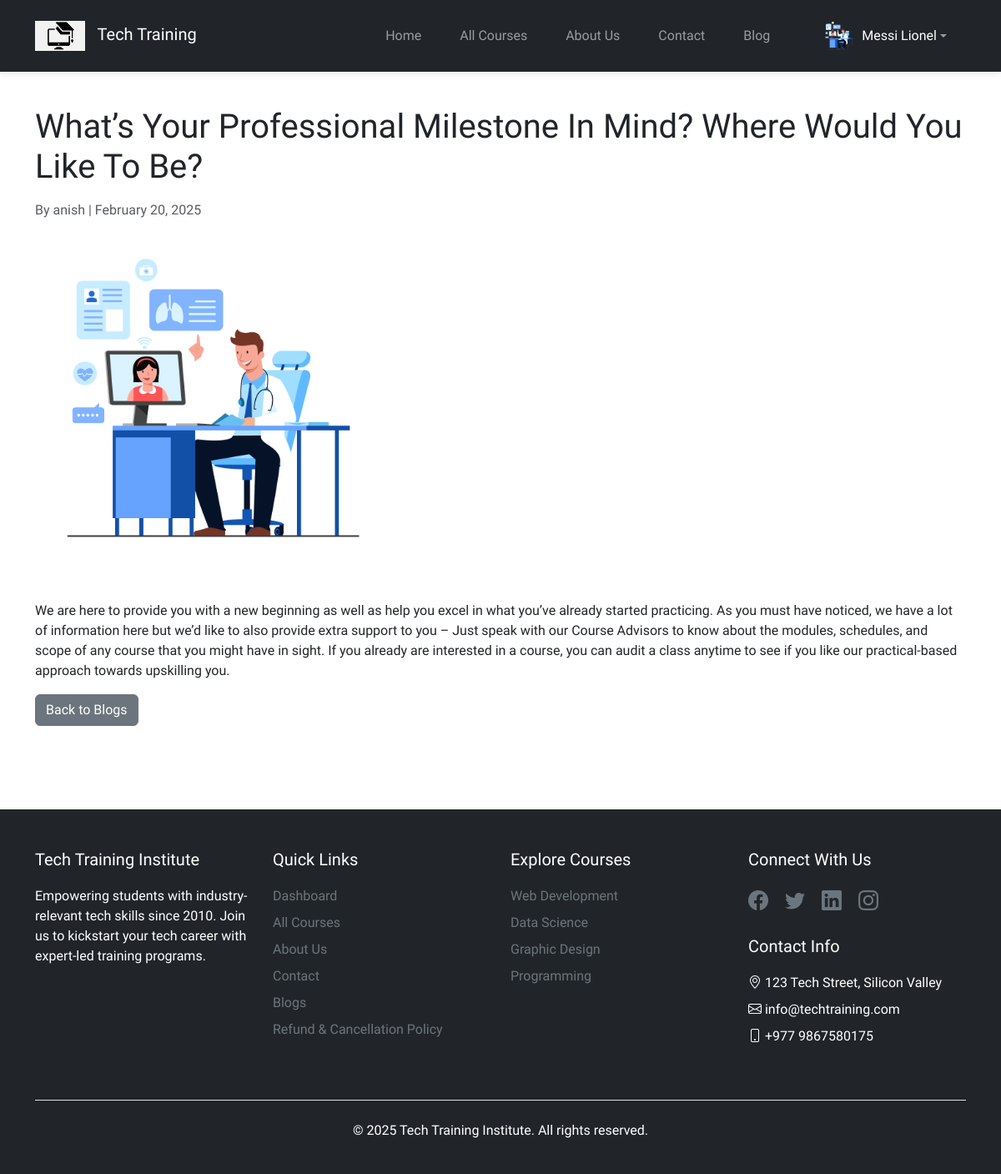
/blogs/whats-your-professional-milestone----/ (signed in), run on the app's committed database.
### main_page_app/models.py (models this page shows, shortened)
class CustomUser(AbstractUser):
    USER_TYPE = (
        ("student", "Student"),
        ("instructor", "Instructor"),
    )
    user_type = models.CharField(max_length=100, choices=USER_TYPE)
    user_profile_image = models.ImageField(upload_to="images/profile_images/")
    phone = models.CharField(max_length=15, blank=True, null=True)
    address = models.TextField(blank=True, null=True)
    bio = models.TextField(blank=True, null=True)
    def __str__(self):
        return self.username

class BlogPost(models.Model):
    title = models.CharField(max_length=255)
    slug = models.SlugField(unique=True, blank=True)
    author = models.ForeignKey(CustomUser, on_delete=models.CASCADE)
    content = models.TextField()
    blog_image = models.ImageField(
        upload_to="images/blog_images/", null=True, blank=True
    )
    created_at = models.DateTimeField(auto_now_add=True)
    updated_at = models.DateTimeField(auto_now=True)

### main_page_app/views.py (the view)
# urls.py: path("blogs/<slug:slug>/", blog_details, name="blog_detail"),
def blog_details(request, slug):
    blog = BlogPost.objects.get(slug=slug)
    return render(
        request,
        "mainpage_html/blog_detail.html",
        {"blog": blog, "date": datetime.now().year},
    )

### main_page_app/templates/mainpage_html/blog_detail.html (shortened to what this page needs)
{% extends "base.html" %}
{% load static %}
{% block content %}
<div class="container my-5"  data-aos="fade-down" data-aos-duration="1000">
  <h1 class="mb-3">{{ blog.title }}</h1>
  <p class="text-muted">By {{ blog.author }} | {{ blog.created_at|date:"F d, Y" }}</p>
  <img src="{% if blog.blog_image %}{{ blog.blog_image.url }}{% else %}{% static 'images/default-blog.png' %}
  {% endif %}" class="img-fluid mb-4" alt="{{ blog.title }}" style="max-height: 400px; object-fit: cover;">
  <p>{{ blog.content|linebreaks }}</p>
  <a href="{% url 'blog_list' %}" class="btn btn-secondary">Back to Blogs</a>
</div>
{% endblock %}

### main_page_app/templates/base.html (shortened to what this page needs)
{% load static %}
<!DOCTYPE html>
<html lang="en">
  <head>
    <link
      href="https://cdn.jsdelivr.net/npm/bootstrap@5.3.0/dist/css/bootstrap.min.css"
      rel="stylesheet"
    />
    <link rel="stylesheet" href="https://cdn.jsdelivr.net/npm/alertifyjs@1.14.0/build/css/alertify.min.css">
    <link rel="stylesheet" href="https://cdn.jsdelivr.net/npm/alertifyjs@1.14.0/build/css/themes/default.min.css">
    <link
      rel="stylesheet"
      href="https://cdn.jsdelivr.net/npm/bootstrap-icons@1.7.2/font/bootstrap-icons.css"
    />
    <link href="https://cdnjs.cloudflare.com/ajax/libs/font-awesome/6.0.0-beta3/css/all.min.css" rel="stylesheet">
    <link rel="stylesheet" href="{% static 'css/styles.css' %}" />
    <link rel="stylesheet" href="{% static 'css/aos.css' %}" />
  </head>
  <body>
    <nav class="navbar navbar-expand-lg navbar-dark bg-dark fixed-top">
      <div class="container">
        <a class="navbar-brand" href="{% url 'home' %}">
          <img
            src="{% static 'images/logo.png' %}"
            alt="Logo"
            width="60"
            class="d-inline-block align-text-left"
          />
          Tech Training
        </a>
        <div class="collapse navbar-collapse" id="navbarNav">
          <ul class="navbar-nav ms-auto align-items-center">
            <li class="nav-item">
              <a class="nav-link {% if request.path == '/' %}active{% endif %}" aria-current="page" href="{% url 'home' %}"
                >Home</a
              >
            </li>
            <li class="nav-item">
              <a class="nav-link {% if request.path == '/courses' %}active{% endif %}" href="{% url 'courses' %}">All Courses</a>
            </li>
            <li class="nav-item">
              <a class="nav-link {% if request.path == '/about_us' %}active{% endif %}" href="{% url 'aboutus' %}">About Us</a>
            </li>
            <li class="nav-item">
              <a class="nav-link {% if request.path == '/contact' %}active{% endif %}" href="{% url 'contact' %}">Contact</a>
            </li>
            <li class="nav-item">
              <a class="nav-link {% if request.path == '/blogs' %}active{% endif %}" href="{% url 'blog_list' %}">Blog</a>
            </li>
            {% if user.is_authenticated %}
            <li class="nav-item dropdown ms-3">
                <a class="nav-link dropdown-toggle d-flex align-items-center" href="#" id="userDropdown" role="button" data-bs-toggle="dropdown" aria-expanded="false">
                    <img src="{% if user.user_profile_image %}{{ user.user_profile_image.url }}{% else %}{% static 'images/default-user.png' %}{% endif %}"
                         alt="Profile Image"
                         class="rounded-circle"
                         style="width: 40px; height: 40px; object-fit: cover;">
                    <span class="ms-2 text-white">{{ user.first_name }} {{ user.last_name }}</span>
                </a>
            </li>
            {% endif %}
          </ul>
        </div>
      </div>
    </nav>
    {% block content %}{% endblock %}
    <footer class="bg-dark text-white pt-5 pb-4">
      <div class="container">
        <div class="row">
          <div class="col-md-3 mb-4">
            <h5>Tech Training Institute</h5>
            <p class="text-white mt-3">
              Empowering students with industry-relevant tech skills since 2010.
              Join us to kickstart your tech career with expert-led training
              programs.
            </p>
          </div>
          <div class="col-md-3 mb-4">
            <h5>Quick Links</h5>
            <ul class="list-unstyled mt-3">
              {% if user.is_authenticated %}
              <li>
                <a href="{% url 'dashboard' %}" class="text-decoration-none text-secondary"
                  >Dashboard</a
                >
              </li>
              {% else %}
              <li>
                <a href="{% url 'login' %}" class="text-decoration-none text-secondary"
                  >Dashboard</a
                >
              </li>
              {% endif %}
              <li class="mt-2">
                <a href="{% url 'courses' %}" class="text-decoration-none text-secondary"
                  >All Courses</a
                >
              </li>
              <li class="mt-2">
                <a href="{% url 'aboutus' %}" class="text-decoration-none text-secondary"
                  >About Us</a
                >
              </li>
              <li class="mt-2">
                <a href="{% url 'contact' %}" class="text-decoration-none text-secondary"
                  >Contact</a
                >
              </li>
              <li class="mt-2">
                <a href="{% url 'blog_list' %}" class="text-decoration-none text-secondary"
                  >Blogs</a
                >
              </li>
              <li class="mt-2">
                <a href="{% url 'policy' %}" class="text-decoration-none text-secondary"
                  >Refund & Cancellation Policy</a
                >
              </li>
            </ul>
          </div>
          <div class="col-md-3 mb-4">
            <h5>Explore Courses</h5>
            <ul class="list-unstyled mt-3">
              <li>
                <a href="#" class="text-decoration-none text-secondary"
                  >Web Development</a
                >
              </li>
              <li class="mt-2">
                <a href="#" class="text-decoration-none text-secondary"
                  >Data Science</a
                >
              </li>
              <li class="mt-2">
                <a href="#" class="text-decoration-none text-secondary"
                  >Graphic Design</a
                >
              </li>
              <li class="mt-2">
                <a href="#" class="text-decoration-none text-secondary"
                  >Programming</a
                >
              </li>
            </ul>
          </div>
          <div class="col-md-3 mb-4">
            <h5>Connect With Us</h5>
            <div class="mt-3 social-links">
              <a href="https://www.facebook.com/" target="_blank" class="text-secondary me-3"
                ><i class="bi bi-facebook fs-4"></i
              ></a>
              <a href="#" class="text-secondary me-3"
                ><i class="bi bi-twitter fs-4"></i
              ></a>
              <a href="#" class="text-secondary me-3"
                ><i class="bi bi-linkedin fs-4"></i
              ></a>
              <a href="#" class="text-secondary"
                ><i class="bi bi-instagram fs-4"></i
              ></a>
            </div>
            <h5 class="mt-4">Contact Info</h5>
            <ul class="list-unstyled mt-3">
              <li class="text-white">
                <i class="bi bi-geo-alt"></i> 123 Tech Street, Silicon Valley
              </li>
              <li class="text-white mt-2">
                <i class="bi bi-envelope"></i> info@techtraining.com
              </li>
              <li class="text-white mt-2">
                <i class="bi bi-phone"></i> +977 9867580175
              </li>
            </ul>
          </div>
        </div>
        <div class="border-top pt-4 mt-4 text-center">
          <p class="text-white">
            &copy; {{ date }} Tech Training Institute. All rights reserved.
          </p>
        </div>
      </div>
    </footer>
  </body>
</html>

### main_page_app/static/css/styles.css (style rules this page uses)
body { padding-top: 80px; font-family: var(--font-base), sans-serif; }
.navbar { padding: 15px 0; box-shadow: 0 2px 10px rgba(0, 0, 0, 0.1); }
.navbar-brand img { margin-right: 10px; }
.nav-link { margin: 0 15px; font-weight: 500; transition: all 0.3s ease; }
footer { margin-top: 100px; }
footer h5 { color: #fff; margin-bottom: 20px; }
:root { --font-base: "Bai Jamjuree"; }

### data on the page
CustomUser: user_profile_image (picture), first_name "Messi", last_name "Lionel"
BlogPost: title "What’s Your Professional Milestone In Mind? Where Would You Like To Be?", author "anish", created_at "February 20, 2025", blog_image (picture), content "We are here to provide you with a new beginning as well as help you excel in what you’ve already started practicing. As you must have noticed, we have a lot of information here but we’d like to also provide extra support to you – Just speak with our Course Advisors to know about the modules, schedules, and scope of any course that you might have in sight. If you already are interested in a course, you can audit a class anytime to see if you like our practical-based approach towards upskilling you."

### other printed values
{{ date }} "2025"
